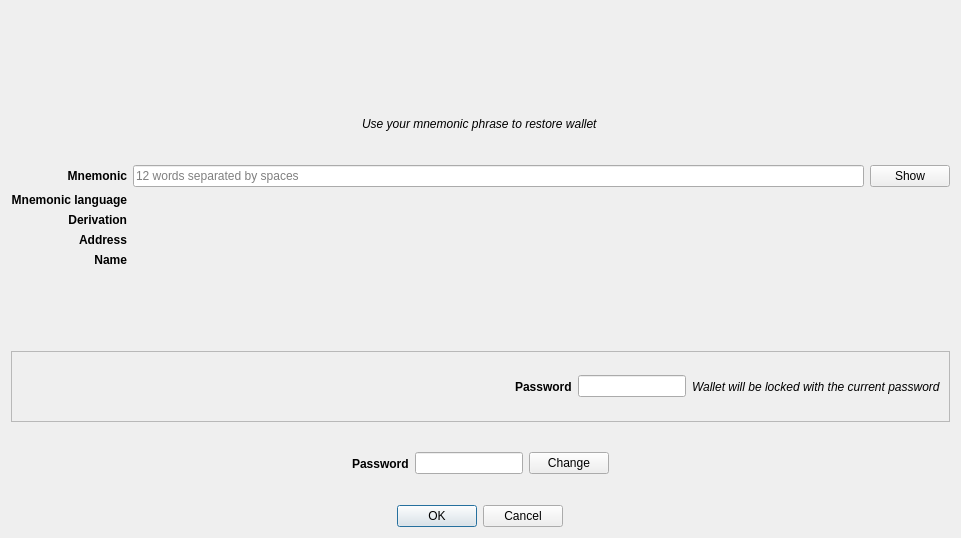
<?xml version="1.0" encoding="UTF-8"?>
<ui version="4.0">
 <class>WalletRestoreDialog</class>
 <widget class="QDialog" name="WalletRestoreDialog">
  <property name="geometry">
   <rect>
    <x>0</x>
    <y>0</y>
    <width>961</width>
    <height>538</height>
   </rect>
  </property>
  <property name="windowTitle">
   <string>Restore wallet</string>
  </property>
  <layout class="QVBoxLayout" name="verticalLayout">
   <item alignment="Qt::AlignHCenter">
    <widget class="QLabel" name="imagelabel">
     <property name="sizePolicy">
      <sizepolicy hsizetype="Preferred" vsizetype="Preferred">
       <horstretch>0</horstretch>
       <verstretch>0</verstretch>
      </sizepolicy>
     </property>
     <property name="minimumSize">
      <size>
       <width>0</width>
       <height>0</height>
      </size>
     </property>
     <property name="maximumSize">
      <size>
       <width>200</width>
       <height>200</height>
      </size>
     </property>
     <property name="sizeIncrement">
      <size>
       <width>0</width>
       <height>0</height>
      </size>
     </property>
     <property name="baseSize">
      <size>
       <width>0</width>
       <height>0</height>
      </size>
     </property>
     <property name="text">
      <string/>
     </property>
     <property name="pixmap">
      <pixmap resource="../../icons/tikka.slots.pyqt.resources.icons.index.qrc">:/images/safe_background</pixmap>
     </property>
     <property name="scaledContents">
      <bool>true</bool>
     </property>
     <property name="alignment">
      <set>Qt::AlignCenter</set>
     </property>
    </widget>
   </item>
   <item alignment="Qt::AlignHCenter">
    <widget class="QLabel" name="helpLabel">
     <property name="font">
      <font>
       <italic>true</italic>
      </font>
     </property>
     <property name="text">
      <string>Use your mnemonic phrase to restore wallet</string>
     </property>
    </widget>
   </item>
   <item>
    <layout class="QGridLayout" name="gridLayout">
     <item row="1" column="0">
      <widget class="QLabel" name="mnemonicLanguageLabel">
       <property name="font">
        <font>
         <weight>75</weight>
         <italic>false</italic>
         <bold>true</bold>
        </font>
       </property>
       <property name="text">
        <string>Mnemonic language</string>
       </property>
       <property name="alignment">
        <set>Qt::AlignRight|Qt::AlignTrailing|Qt::AlignVCenter</set>
       </property>
      </widget>
     </item>
     <item row="0" column="2">
      <widget class="QLineEdit" name="mnemonicLineEdit">
       <property name="echoMode">
        <enum>QLineEdit::Password</enum>
       </property>
       <property name="readOnly">
        <bool>false</bool>
       </property>
       <property name="placeholderText">
        <string>12 words separated by spaces</string>
       </property>
      </widget>
     </item>
     <item row="4" column="2">
      <widget class="QLabel" name="nameValueLabel">
       <property name="text">
        <string/>
       </property>
      </widget>
     </item>
     <item row="2" column="0">
      <widget class="QLabel" name="derivationLabel">
       <property name="font">
        <font>
         <weight>75</weight>
         <bold>true</bold>
        </font>
       </property>
       <property name="text">
        <string>Derivation</string>
       </property>
       <property name="alignment">
        <set>Qt::AlignRight|Qt::AlignTrailing|Qt::AlignVCenter</set>
       </property>
      </widget>
     </item>
     <item row="2" column="2">
      <widget class="QLabel" name="derivationValueLabel">
       <property name="text">
        <string/>
       </property>
      </widget>
     </item>
     <item row="3" column="2">
      <widget class="QLabel" name="addressValueLabel">
       <property name="text">
        <string/>
       </property>
       <property name="textInteractionFlags">
        <set>Qt::LinksAccessibleByMouse|Qt::TextSelectableByKeyboard|Qt::TextSelectableByMouse</set>
       </property>
      </widget>
     </item>
     <item row="4" column="0">
      <widget class="QLabel" name="nameLabel">
       <property name="font">
        <font>
         <weight>75</weight>
         <bold>true</bold>
        </font>
       </property>
       <property name="text">
        <string>Name</string>
       </property>
       <property name="alignment">
        <set>Qt::AlignRight|Qt::AlignTrailing|Qt::AlignVCenter</set>
       </property>
      </widget>
     </item>
     <item row="3" column="0">
      <widget class="QLabel" name="addressLabel">
       <property name="font">
        <font>
         <weight>75</weight>
         <bold>true</bold>
        </font>
       </property>
       <property name="text">
        <string>Address</string>
       </property>
       <property name="alignment">
        <set>Qt::AlignRight|Qt::AlignTrailing|Qt::AlignVCenter</set>
       </property>
      </widget>
     </item>
     <item row="0" column="0">
      <widget class="QLabel" name="mnemonicLabel">
       <property name="font">
        <font>
         <weight>75</weight>
         <bold>true</bold>
        </font>
       </property>
       <property name="text">
        <string>Mnemonic</string>
       </property>
       <property name="alignment">
        <set>Qt::AlignRight|Qt::AlignTrailing|Qt::AlignVCenter</set>
       </property>
      </widget>
     </item>
     <item row="0" column="3">
      <widget class="QPushButton" name="showButton">
       <property name="text">
        <string>Show</string>
       </property>
      </widget>
     </item>
     <item row="1" column="2">
      <widget class="QLabel" name="mnemonicLanguageValueLabel">
       <property name="text">
        <string/>
       </property>
      </widget>
     </item>
    </layout>
   </item>
   <item>
    <widget class="QLabel" name="errorLabel">
     <property name="styleSheet">
      <string notr="true">color: red</string>
     </property>
     <property name="text">
      <string/>
     </property>
     <property name="alignment">
      <set>Qt::AlignCenter</set>
     </property>
    </widget>
   </item>
   <item>
    <widget class="QFrame" name="storedPasswordFrame">
     <property name="frameShape">
      <enum>QFrame::StyledPanel</enum>
     </property>
     <property name="frameShadow">
      <enum>QFrame::Raised</enum>
     </property>
     <layout class="QHBoxLayout" name="horizontalLayout_2">
      <item>
       <spacer name="horizontalSpacer_4">
        <property name="orientation">
         <enum>Qt::Horizontal</enum>
        </property>
        <property name="sizeHint" stdset="0">
         <size>
          <width>40</width>
          <height>20</height>
         </size>
        </property>
       </spacer>
      </item>
      <item alignment="Qt::AlignRight">
       <widget class="QLabel" name="storedPasswordLabel">
        <property name="font">
         <font>
          <weight>75</weight>
          <bold>true</bold>
         </font>
        </property>
        <property name="text">
         <string>Password</string>
        </property>
       </widget>
      </item>
      <item alignment="Qt::AlignHCenter">
       <widget class="QLineEdit" name="storedpasswordLineEdit">
        <property name="sizePolicy">
         <sizepolicy hsizetype="Fixed" vsizetype="Fixed">
          <horstretch>0</horstretch>
          <verstretch>0</verstretch>
         </sizepolicy>
        </property>
        <property name="maxLength">
         <number>20</number>
        </property>
        <property name="echoMode">
         <enum>QLineEdit::Password</enum>
        </property>
        <property name="alignment">
         <set>Qt::AlignCenter</set>
        </property>
        <property name="readOnly">
         <bool>true</bool>
        </property>
       </widget>
      </item>
      <item alignment="Qt::AlignLeft">
       <widget class="QLabel" name="storedPasswordHintLabel">
        <property name="font">
         <font>
          <italic>true</italic>
         </font>
        </property>
        <property name="text">
         <string>Wallet will be locked with the current password</string>
        </property>
       </widget>
      </item>
     </layout>
    </widget>
   </item>
   <item>
    <widget class="QFrame" name="passwordFrame">
     <layout class="QHBoxLayout" name="horizontalLayout">
      <item>
       <spacer name="horizontalSpacer">
        <property name="orientation">
         <enum>Qt::Horizontal</enum>
        </property>
        <property name="sizeHint" stdset="0">
         <size>
          <width>40</width>
          <height>20</height>
         </size>
        </property>
       </spacer>
      </item>
      <item>
       <widget class="QLabel" name="passwordLabel">
        <property name="sizePolicy">
         <sizepolicy hsizetype="Fixed" vsizetype="Preferred">
          <horstretch>0</horstretch>
          <verstretch>0</verstretch>
         </sizepolicy>
        </property>
        <property name="sizeIncrement">
         <size>
          <width>0</width>
          <height>0</height>
         </size>
        </property>
        <property name="font">
         <font>
          <weight>75</weight>
          <bold>true</bold>
         </font>
        </property>
        <property name="text">
         <string>Password</string>
        </property>
        <property name="alignment">
         <set>Qt::AlignLeading|Qt::AlignLeft|Qt::AlignVCenter</set>
        </property>
       </widget>
      </item>
      <item>
       <widget class="QLineEdit" name="passwordLineEdit">
        <property name="sizePolicy">
         <sizepolicy hsizetype="Fixed" vsizetype="Fixed">
          <horstretch>0</horstretch>
          <verstretch>0</verstretch>
         </sizepolicy>
        </property>
        <property name="maxLength">
         <number>20</number>
        </property>
        <property name="alignment">
         <set>Qt::AlignCenter</set>
        </property>
        <property name="readOnly">
         <bool>true</bool>
        </property>
       </widget>
      </item>
      <item>
       <widget class="QPushButton" name="passwordChangeButton">
        <property name="sizePolicy">
         <sizepolicy hsizetype="Fixed" vsizetype="Fixed">
          <horstretch>0</horstretch>
          <verstretch>0</verstretch>
         </sizepolicy>
        </property>
        <property name="text">
         <string>Change</string>
        </property>
        <property name="icon">
         <iconset resource="../../icons/tikka.slots.pyqt.resources.icons.index.qrc">
          <normaloff>:/icons/refresh_icon</normaloff>:/icons/refresh_icon</iconset>
        </property>
       </widget>
      </item>
      <item>
       <spacer name="horizontalSpacer_2">
        <property name="orientation">
         <enum>Qt::Horizontal</enum>
        </property>
        <property name="sizeHint" stdset="0">
         <size>
          <width>40</width>
          <height>20</height>
         </size>
        </property>
       </spacer>
      </item>
     </layout>
    </widget>
   </item>
   <item alignment="Qt::AlignHCenter">
    <widget class="QDialogButtonBox" name="buttonBox">
     <property name="orientation">
      <enum>Qt::Horizontal</enum>
     </property>
     <property name="standardButtons">
      <set>QDialogButtonBox::Cancel|QDialogButtonBox::Ok</set>
     </property>
    </widget>
   </item>
  </layout>
 </widget>
 <tabstops>
  <tabstop>mnemonicLineEdit</tabstop>
  <tabstop>storedpasswordLineEdit</tabstop>
  <tabstop>passwordLineEdit</tabstop>
  <tabstop>passwordChangeButton</tabstop>
  <tabstop>showButton</tabstop>
 </tabstops>
 <resources>
  <include location="../../icons/tikka.slots.pyqt.resources.icons.index.qrc"/>
 </resources>
 <connections>
  <connection>
   <sender>buttonBox</sender>
   <signal>accepted()</signal>
   <receiver>WalletRestoreDialog</receiver>
   <slot>accept()</slot>
   <hints>
    <hint type="sourcelabel">
     <x>248</x>
     <y>254</y>
    </hint>
    <hint type="destinationlabel">
     <x>157</x>
     <y>274</y>
    </hint>
   </hints>
  </connection>
  <connection>
   <sender>buttonBox</sender>
   <signal>rejected()</signal>
   <receiver>WalletRestoreDialog</receiver>
   <slot>reject()</slot>
   <hints>
    <hint type="sourcelabel">
     <x>316</x>
     <y>260</y>
    </hint>
    <hint type="destinationlabel">
     <x>286</x>
     <y>274</y>
    </hint>
   </hints>
  </connection>
 </connections>
</ui>
